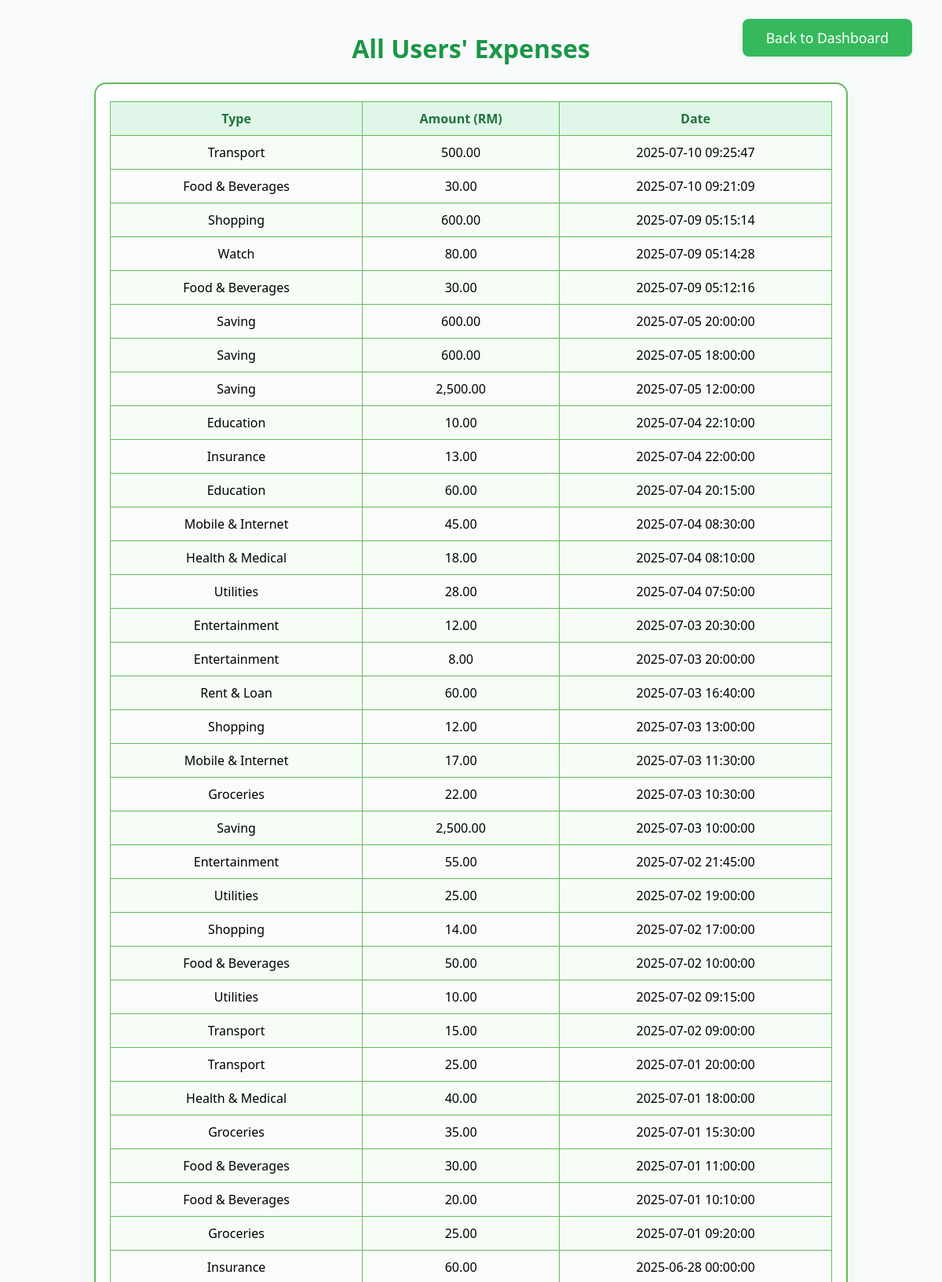
The app's page /viewAllExpense.php (upper part) with its own data.
### tables this page shows
CREATE TABLE `expense` (
  `EXP_ID` bigint(20) NOT NULL,
  `EXP_AMOUNT` double NOT NULL,
  `EXP_TYPE` varchar(200) NOT NULL,
  `EXP_DATE` datetime NOT NULL,
  `BANK_ID` bigint(20) NOT NULL,
  `USER_ID` bigint(20) NOT NULL
);

### viewAllExpense.php (the view, shortened to what this page needs)
<?php
include 'db_connect.php';
$sql = "SELECT E.EXP_ID, E.EXP_AMOUNT, E.EXP_TYPE, E.EXP_DATE, U.USER_FULLNAME
        FROM EXPENSE E
        JOIN USER U ON E.USER_ID = U.USER_ID
        ORDER BY E.EXP_DATE DESC";
$result = mysqli_query($conn, $sql);
?>
<html>
<head>
    <link rel="stylesheet" href="allExpenseStyle.css">
</head>
<body>
    <div class="container">
        <a href="adminDashboard.php" class="dashboard-btn-float">Back to Dashboard</a>
        <h2>All Users' Expenses</h2>
        <div class="table-container">
            <table>
                <tr>
                  <th>Type</th>
                  <th>Amount (RM)</th>
                  <th>Date</th>
                </tr>
                <?php while($row = mysqli_fetch_assoc($result)): ?>
                <tr>
                  <td><?= htmlspecialchars($row['EXP_TYPE']) ?></td>
                  <td><?= number_format($row['EXP_AMOUNT'], 2) ?></td>
                  <td><?= $row['EXP_DATE'] ?></td>
                </tr>
                <?php endwhile; ?>
            </table>
        </div>
    </div>
</body>
</html>

### allExpenseStyle.css (style rules this page uses)
body { margin: 0; padding: 0; background: #f8fafc; font-family: 'Segoe UI', Arial, sans-serif; min-height: 100vh; }
.container { max-width: 960px; margin: 40px auto; padding: 0 18px; }
h2 { color: #1b9646; text-align: center; margin-bottom: 22px; font-size: 2em; }
.table-container { background: #fff; border: 2px solid #65bb5c; border-radius: 15px; padding: 22px 18px 18px 18px; box-shadow: 0 6px 28px rgba(61,190,70,0.07); }
table { border-collapse: collapse; width: 100%; font-size: 1em; background: #f9fcfa; }
th, td { border: 1.5px solid #65bb5c; padding: 10px 7px; text-align: center; }
th { background: #e0f6e8; color: #21733d; font-weight: bold; }
tr:nth-child(even) { background: #f5fdf6; }
.dashboard-btn-float { position: fixed; top: 24px; right: 38px; background: #36b95c; color: #fff; border: none; border-radius: 8px; padding: 12px 30px; font-size: 1.1em; text-align: center; text-decoration: none; font-family: inherit; font-weight: 500; transition: background 0.16s, box-shadow 0.16s; cursor: pointer; z-index: 1000; box-shadow: 0 2px 6px rgba(61,190,70,0.12); }

### records on screen
expense: EXP_TYPE "Transport", EXP_AMOUNT "500.00", EXP_DATE "2025-07-10 09:25:47"
expense: EXP_TYPE "Food & Beverages", EXP_AMOUNT "30.00", EXP_DATE "2025-07-10 09:21:09"
expense: EXP_TYPE "Shopping", EXP_AMOUNT "600.00", EXP_DATE "2025-07-09 05:15:14"
expense: EXP_TYPE "Watch", EXP_AMOUNT "80.00", EXP_DATE "2025-07-09 05:14:28"
expense: EXP_TYPE "Food & Beverages", EXP_AMOUNT "30.00", EXP_DATE "2025-07-09 05:12:16"
expense: EXP_TYPE "Saving", EXP_AMOUNT "600.00", EXP_DATE "2025-07-05 20:00:00"
expense: EXP_TYPE "Saving", EXP_AMOUNT "600.00", EXP_DATE "2025-07-05 18:00:00"
expense: EXP_TYPE "Saving", EXP_AMOUNT "2,500.00", EXP_DATE "2025-07-05 12:00:00"
expense: EXP_TYPE "Education", EXP_AMOUNT "10.00", EXP_DATE "2025-07-04 22:10:00"
expense: EXP_TYPE "Insurance", EXP_AMOUNT "13.00", EXP_DATE "2025-07-04 22:00:00"
expense: EXP_TYPE "Education", EXP_AMOUNT "60.00", EXP_DATE "2025-07-04 20:15:00"
expense: EXP_TYPE "Mobile & Internet", EXP_AMOUNT "45.00", EXP_DATE "2025-07-04 08:30:00"
expense: EXP_TYPE "Health & Medical", EXP_AMOUNT "18.00", EXP_DATE "2025-07-04 08:10:00"
expense: EXP_TYPE "Utilities", EXP_AMOUNT "28.00", EXP_DATE "2025-07-04 07:50:00"
expense: EXP_TYPE "Entertainment", EXP_AMOUNT "12.00", EXP_DATE "2025-07-03 20:30:00"
expense: EXP_TYPE "Entertainment", EXP_AMOUNT "8.00", EXP_DATE "2025-07-03 20:00:00"
expense: EXP_TYPE "Rent & Loan", EXP_AMOUNT "60.00", EXP_DATE "2025-07-03 16:40:00"
expense: EXP_TYPE "Shopping", EXP_AMOUNT "12.00", EXP_DATE "2025-07-03 13:00:00"
expense: EXP_TYPE "Mobile & Internet", EXP_AMOUNT "17.00", EXP_DATE "2025-07-03 11:30:00"
expense: EXP_TYPE "Groceries", EXP_AMOUNT "22.00", EXP_DATE "2025-07-03 10:30:00"
expense: EXP_TYPE "Saving", EXP_AMOUNT "2,500.00", EXP_DATE "2025-07-03 10:00:00"
expense: EXP_TYPE "Entertainment", EXP_AMOUNT "55.00", EXP_DATE "2025-07-02 21:45:00"
expense: EXP_TYPE "Utilities", EXP_AMOUNT "25.00", EXP_DATE "2025-07-02 19:00:00"
expense: EXP_TYPE "Shopping", EXP_AMOUNT "14.00", EXP_DATE "2025-07-02 17:00:00"
expense: EXP_TYPE "Food & Beverages", EXP_AMOUNT "50.00", EXP_DATE "2025-07-02 10:00:00"
expense: EXP_TYPE "Utilities", EXP_AMOUNT "10.00", EXP_DATE "2025-07-02 09:15:00"
expense: EXP_TYPE "Transport", EXP_AMOUNT "15.00", EXP_DATE "2025-07-02 09:00:00"
expense: EXP_TYPE "Transport", EXP_AMOUNT "25.00", EXP_DATE "2025-07-01 20:00:00"
expense: EXP_TYPE "Health & Medical", EXP_AMOUNT "40.00", EXP_DATE "2025-07-01 18:00:00"
expense: EXP_TYPE "Groceries", EXP_AMOUNT "35.00", EXP_DATE "2025-07-01 15:30:00"
expense: EXP_TYPE "Food & Beverages", EXP_AMOUNT "30.00", EXP_DATE "2025-07-01 11:00:00"
expense: EXP_TYPE "Food & Beverages", EXP_AMOUNT "20.00", EXP_DATE "2025-07-01 10:10:00"
expense: EXP_TYPE "Groceries", EXP_AMOUNT "25.00", EXP_DATE "2025-07-01 09:20:00"
expense: EXP_TYPE "Insurance", EXP_AMOUNT "60.00", EXP_DATE "2025-06-28 00:00:00"
